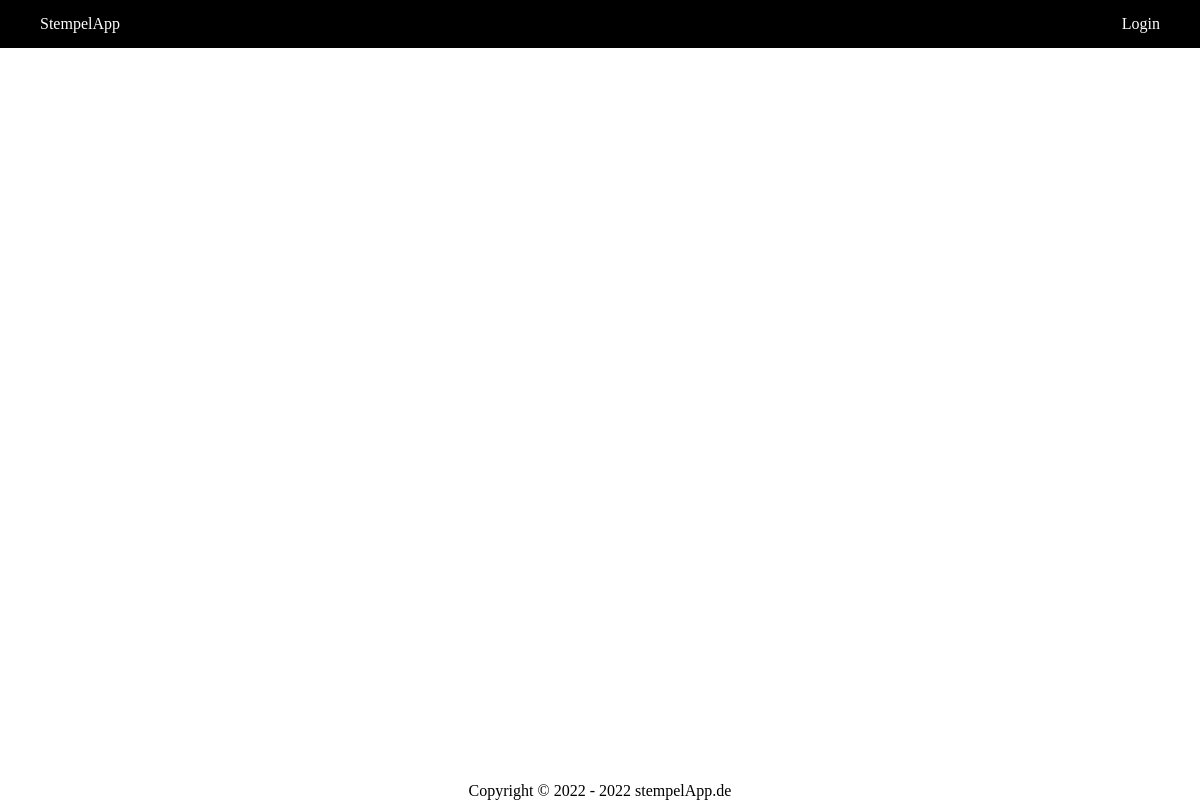
/website/index.php, run on an earlier commit of the app's database.
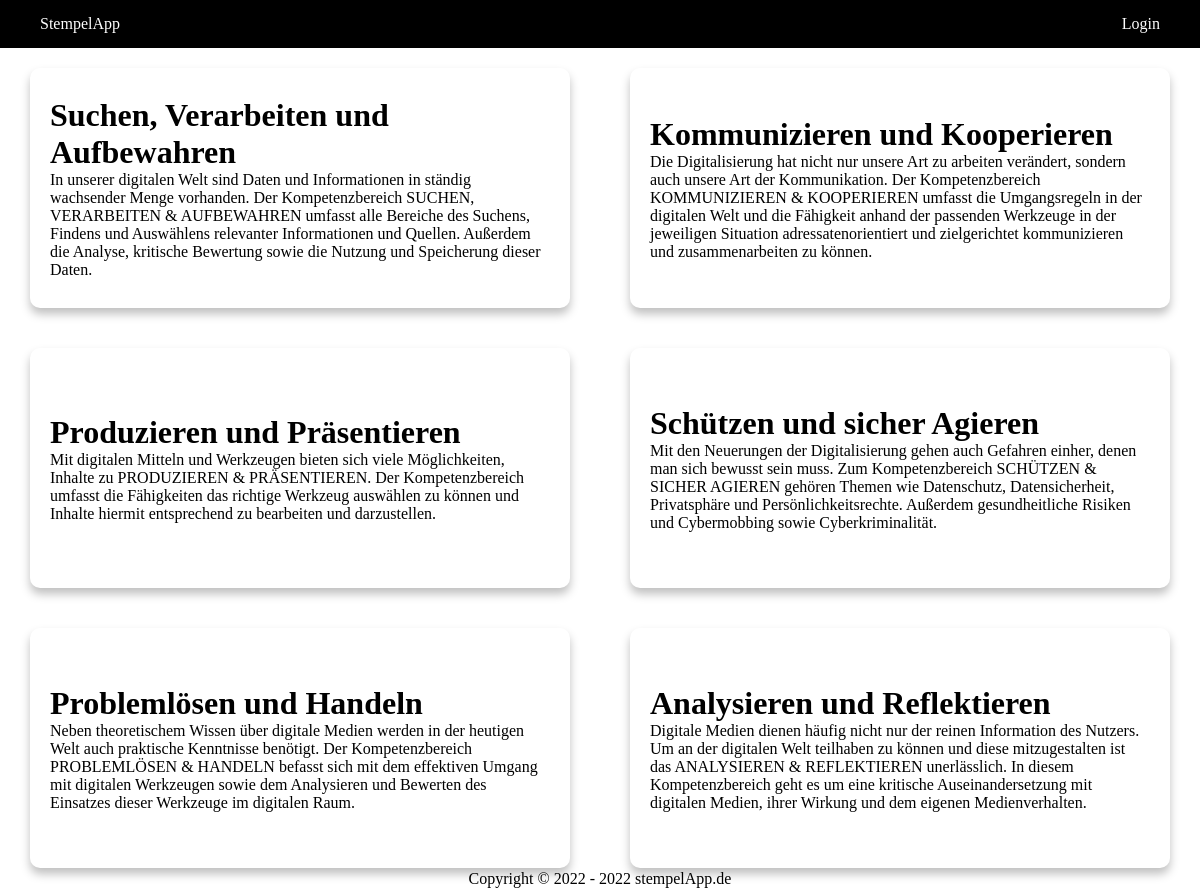
And on a later commit of the database.
### tables this page shows
CREATE TABLE Kompetenz (Id INTEGER PRIMARY KEY NOT NULL, Name STRING NOT NULL, Text STRING NOT NULL);

### website/stempelAppManager.php (called while the page is built, shortened)
<?php
$db = new PDO('sqlite:' . dirname(__FILE__) . '/StempelApp.db');
function getCompetences()
{
    global $db;
    $stmt = $db->prepare("SELECT * FROM Kompetenz");
    $stmt->execute();
    return $stmt->fetchAll();
}

### website/index.php (the view, shortened to what this page needs)
<?php
require_once "stempelAppManager.php";
function printCompetences()
{
    foreach (getCompetences() as $competence) { ?>
        <div class="competence-card flex">
            <a class="competence-text" href="/competence.php?id=<?= $competence["Id"] ?>">
                <h1><?= $competence["Name"] ?></h1>
                <p><?= $competence["Text"] ?></p>
            </a>
        </div>
    <?php }
}
?>
<!DOCTYPE html>
<html lang="en" dir="ltr">
<head>
    <link rel="stylesheet" href="css/index.css">
    <link rel="stylesheet" href="css/header.css">
    <link rel="stylesheet" href="css/footer.css">
    <link rel="stylesheet" href="css/config.css">
</head>
<body>
<?php include 'header.inc.php'; ?>
<div class="container">
    <div class="competence flex">
        <?php printCompetences() ?>
    </div>
</div>
<?php include 'footer.inc.php'; ?>
</body>
</html>

### website/header.inc.php
<?php
require_once "stempelAppManager.php";
?>
<div class="navigation flex">
    <div class="stempel">
        <a href="/index.php" class="nav-item">StempelApp</a>
    </div>
    <div class="flex">
        <?php if (!isset($_SESSION['name'])) { ?>
            <a href="/login/login.php" class="nav-item">Login</a>
        <?php } else { ?>
            <a href="/login/logout.php" class="nav-item">Logout</a>
            <a href="/dashboard/user/entity.php?id=<?= getUserIdByName($_SESSION['name']) ?>" class="nav-item">Dashboard</a>
        <?php } ?>
    </div>
</div>

### website/footer.inc.php
<div class="footer">
    <p>Copyright &copy; 2022 - <?php echo date("Y") ?> stempelApp.de</p>
</div>

### website/css/index.css (style rules this page uses)
.container { max-width: 1920px; height: auto; }
.flex { display: flex; }
.competence { flex-wrap: wrap; justify-content: space-around; }
.competence-card { justify-content: space-around; flex-direction: column; align-items: center; margin: 20px; padding: 20px; width: 500px; min-height: 200px; border-radius: 10px; box-shadow: 0px 6px 10px rgba(0, 0, 0, 0.25); transition: all 0.2s; }
.competence-card h1 { position: relative; }
.competence-text { text-decoration: none; color: black; }

### website/css/header.css (style rules this page uses)
.flex { display: flex; }
.navigation { justify-content: space-between; font-family: Montserrat; padding: 15px 40px; background-color: black; }
.nav-item { margin-right: 10%; text-decoration: none; color: white; }

### website/css/footer.css (style rules this page uses)
.footer { text-align: center; position: absolute; bottom: 0; width: 100%; }

### website/css/config.css (style rules this page uses)
* { margin: 0; padding: 0; border: 0; }
html, body { height: 100%; }

What changed in the data, as far as the page shows it:
added kompetenz: Name "Suchen, Verarbeiten und Aufbewahren", Text "In unserer digitalen Welt sind Daten und Informationen in ständig wachsender Menge vorhanden. Der Kompetenzbereich SUCHEN, VERARBEITEN & AUFBEWAHREN umfasst alle Bereiche des Suchens, Findens und Auswählens relevanter Informationen und Quellen. Außerdem die Analyse, kritische Bewertung sowie die Nutzung und Speicherung dieser Daten."
added kompetenz: Name "Kommunizieren und Kooperieren", Text "Die Digitalisierung hat nicht nur unsere Art zu arbeiten verändert, sondern auch unsere Art der Kommunikation. Der Kompetenzbereich KOMMUNIZIEREN & KOOPERIEREN umfasst die Umgangsregeln in der digitalen Welt und die Fähigkeit anhand der passenden Werkzeuge in der jeweiligen Situation adressatenorientiert und zielgerichtet kommunizieren und zusammenarbeiten zu können."
added kompetenz: Name "Produzieren und Präsentieren", Text "Mit digitalen Mitteln und Werkzeugen bieten sich viele Möglichkeiten, Inhalte zu PRODUZIEREN & PRÄSENTIEREN. Der Kompetenzbereich umfasst die Fähigkeiten das richtige Werkzeug auswählen zu können und Inhalte hiermit entsprechend zu bearbeiten und darzustellen."
added kompetenz: Name "Schützen und sicher Agieren", Text "Mit den Neuerungen der Digitalisierung gehen auch Gefahren einher, denen man sich bewusst sein muss. Zum Kompetenzbereich SCHÜTZEN & SICHER AGIEREN gehören Themen wie Datenschutz, Datensicherheit, Privatsphäre und Persönlichkeitsrechte. Außerdem gesundheitliche Risiken und Cybermobbing sowie Cyberkriminalität."
added kompetenz: Name "Problemlösen und Handeln", Text "Neben theoretischem Wissen über digitale Medien werden in der heutigen Welt auch praktische Kenntnisse benötigt. Der Kompetenzbereich PROBLEMLÖSEN & HANDELN befasst sich mit dem effektiven Umgang mit digitalen Werkzeugen sowie dem Analysieren und Bewerten des Einsatzes dieser Werkzeuge im digitalen Raum."
added kompetenz: Name "Analysieren und Reflektieren", Text "Digitale Medien dienen häufig nicht nur der reinen Information des Nutzers. Um an der digitalen Welt teilhaben zu können und diese mitzugestalten ist das ANALYSIEREN & REFLEKTIEREN unerlässlich. In diesem Kompetenzbereich geht es um eine kritische Auseinandersetzung mit digitalen Medien, ihrer Wirkung und dem eigenen Medienverhalten."
